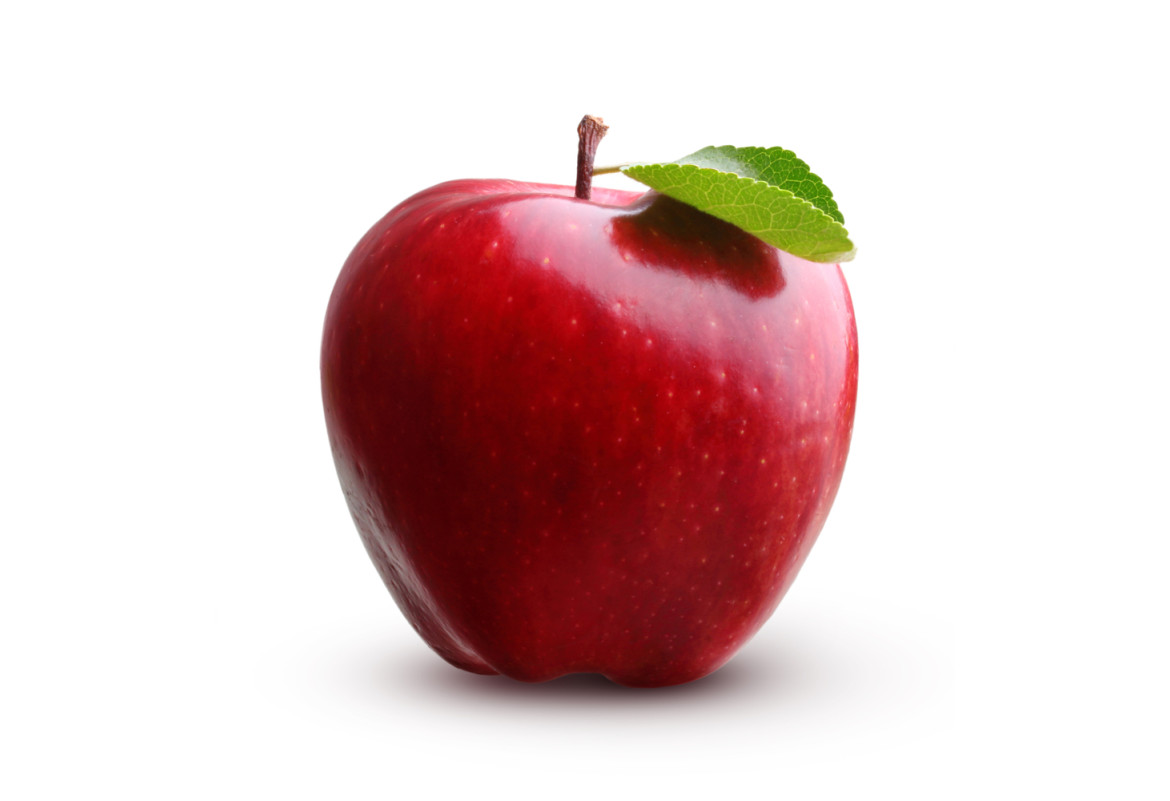
#> input picture test_1.jpg, 1170 x 801 px
$ python -i utils.py   (imports and definitions only)
#> lines starting #> are read from the running program, lines starting #| are printed output that depends on the picture; after the words box and inside, x2 and y2 are one past the last pixel; in counts of white or black regions, pixels touching at a corner belong together
import cv2
import numpy as np


def segment_fruit(img):

    hsv = cv2.cvtColor(img, cv2.COLOR_BGR2HSV)

    mask1 = ~((hsv[:, :, 1] < 40) & (hsv[:, :, 2] > 180))

    mask2 = hsv[:, :, 2] > 40

    mask = mask1 & mask2
    mask = mask.astype(np.uint8) * 255

    kernel = np.ones((5, 5), np.uint8)
    mask = cv2.morphologyEx(mask, cv2.MORPH_CLOSE, kernel)
    mask = cv2.morphologyEx(mask, cv2.MORPH_OPEN, kernel)

    num_labels, labels, stats, _ = cv2.connectedComponentsWithStats(mask, 8)

    if num_labels <= 1:
        return np.ones(mask.shape, dtype=np.uint8) * 255

    largest = 1 + np.argmax(stats[1:, cv2.CC_STAT_AREA])

    return np.where(labels == largest, 255, 0).astype(np.uint8)


def extract_visual_metrics(path):

#> called with path = 'test_1.jpg'
    img = cv2.imread(path)
#> img is the input picture: shape (801, 1170, 3); mean B, G, R 199.2, 199.7, 224.1
    if img is None:
        raise ValueError("No se pudo leer la imagen")

    img = cv2.resize(img, (224, 224))
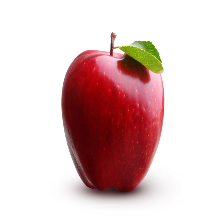
#> img: shape (224, 224, 3); mean B, G, R 199.2, 199.7, 224.1

    hsv = cv2.cvtColor(img, cv2.COLOR_BGR2HSV)
#> hsv: shape (224, 224, 3); mean H, S, V 40.6, 51.6, 224.6
    gray = cv2.cvtColor(img, cv2.COLOR_BGR2GRAY)
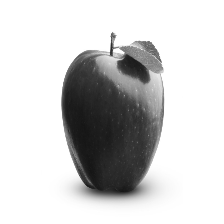
#> gray: shape (224, 224); min 21, max 255, mean 206.9

    mask = segment_fruit(img)
#> in segment_fruit, `mask1 = ~((hsv[:, :, 1] < 40) & (hsv[:, :, 2] > 180))`:
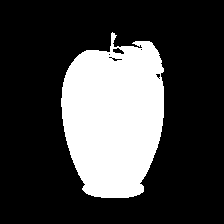
#> mask1: shape (224, 224) bool; 26.1% white; 1 white region, box (x1, y1, x2, y2) and area: (61, 32, 164, 198) 13103
#> in segment_fruit, `mask2 = hsv[:, :, 2] > 40`:
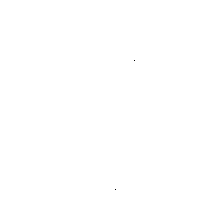
#> mask2: shape (224, 224) bool; 100% white; black in thin lines or dots, all inside (x1, y1, x2, y2) = (115, 60, 135, 190)
#> in segment_fruit, `mask = mask1 & mask2`: mask: shape (224, 224) bool; 26.1% white; 1 white region, box (x1, y1, x2, y2) and area: (61, 32, 164, 198) 13101
#> in segment_fruit, `mask = cv2.morphologyEx(mask, cv2.MORPH_CLOSE, kernel)`:
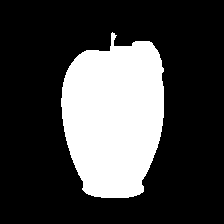
#> mask: shape (224, 224); 26.3% white; 1 white region, box (x1, y1, x2, y2) and area: (61, 32, 164, 198) 13216
#> in segment_fruit, `mask = cv2.morphologyEx(mask, cv2.MORPH_OPEN, kernel)`: mask: shape (224, 224); 26.2% white; 1 white region, box (x1, y1, x2, y2) and area: (61, 41, 164, 198) 13159
#> in segment_fruit, `num_labels, labels, stats, _ = cv2.connectedComponentsWithStats(mask, 8)`: num_labels = 2; stats = [[0, 0, 224, 224, 37017], [61, 41, 103, 157, 13159]]
#> in segment_fruit, `largest = 1 + np.argmax(stats[1:, cv2.CC_STAT_AREA])`: largest = 1

    h, w = gray.shape
#> h = 224; w = 224
    center_mask = np.zeros_like(gray, dtype=bool)
    center_mask[int(h*0.2):int(h*0.8), int(w*0.2):int(w*0.8)] = True

    fruit_pixels = (mask > 0) & center_mask
#> fruit_pixels: shape (224, 224) bool; 24% white; 1 white region, box (x1, y1, x2, y2) and area: (61, 44, 164, 179) 12042

    if np.sum(fruit_pixels) < 500:
        fruit_pixels = mask > 0

    dark = gray < 50
#> dark: shape (224, 224) bool; 12% white; 39 white regions (35 under 20 px), largest, box (x1, y1, x2, y2) and area: (64, 74, 134, 193) 5550, (121, 55, 146, 78) 303, (132, 115, 141, 125) 38, (131, 156, 139, 167) 28

    kernel = np.ones((3, 3), np.uint8)
    dark = cv2.morphologyEx(dark.astype(np.uint8), cv2.MORPH_OPEN, kernel)
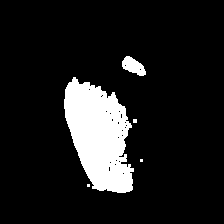
#> dark: shape (224, 224); values 0 (black) and 1 (white), 11.4% white; 5 white regions (3 under 20 px), largest, box (x1, y1, x2, y2) and area: (64, 77, 134, 193) 5397, (122, 56, 146, 76) 290

    num_labels, labels, stats, _ = cv2.connectedComponentsWithStats(dark, 8)
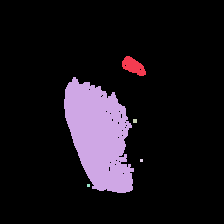
#> labels: shape (224, 224) int32; 6 distinct labels, from 0 to 5; one colour per label, 0 black
#> num_labels = 6; stats = [[0, 0, 224, 224, 44455], [122, 56, 24, 20, 290], [64, 77, 70, 116, 5397], [133, 119, 4, 4, 16], [140, 159, 3, 3, 9], [87, 184, 3, 3, 9]]

    area_total = np.sum(fruit_pixels)
#> area_total = 12042
    stain_area = 0

    for i in range(1, num_labels):
        area = stats[i, cv2.CC_STAT_AREA]

        if area > 150:
            stain_area += area
#> this loop made 5 passes
#> (area, stain_area) on passes 1 to 2: (290, 290), (5397, 5687)
#> after the loop, stain_area = 5687

    stains = stain_area / max(area_total, 1)
#> stains = 0.472

    hsv_fruit = hsv[fruit_pixels]

    hue = hsv_fruit[:, 0]
#> hue = 12042 values, max 179 at index 45, min 0 at index 134, mean 134.4
    sat = hsv_fruit[:, 1]
#> sat = 12042 values, max 255 at index 413, min 0 at index 184, mean 200.5
    val = hsv_fruit[:, 2]
#> val = 12042 values, max 255 at index 184, min 39 at index 1079, mean 145.9

    mold_mask = (
        (hue > 35) & (hue < 90) &
        (sat > 40) &
        (val < 200)
    )

    mold_mask = mold_mask.astype(np.uint8)
#> mold_mask = 12042 values, max 1 at index 3, min 0 at index 0, mean 0.0396
    kernel = np.ones((3,3), np.uint8)
    mold_mask = cv2.morphologyEx(mold_mask, cv2.MORPH_OPEN, kernel)
#> mold_mask = 12042 values, max 1 at index 3, min 0 at index 0, mean 0.0359

    num_labels, labels, stats, _ = cv2.connectedComponentsWithStats(mold_mask, 8)
#> num_labels = 50; labels = 12042 values, max 49 at index 1734, min 0 at index 0, mean 0.768; stats = 50 rows, first 6: [0, 0, 1, 12042, 11610], [0, 3, 1, 18, 18], [0, 30, 1, 13, 13], [0, 60, 1, 3, 3], [0, 74, 1, 14, 14], [0, 100, 1, 12, 12]

    mold_area = 0
    area_total = len(hsv_fruit)

    for i in range(1, num_labels):
        area = stats[i, cv2.CC_STAT_AREA]
        if area > 50:  # 🔥 clave
            mold_area += area
#> this loop made 49 passes
#> area on passes 18, 23: 25, 25
#> after the loop, mold_area = 0

    mold = mold_area / max(area_total, 1)
#> mold = 0

    sat_mean = np.mean(hsv[:, :, 1][fruit_pixels]) / 255.0
#> sat_mean = 0.786
    wilt = np.clip(1.0 - sat_mean, 0, 1)
#> wilt = 0.214

    hue_std = np.std(hsv[:, :, 0][fruit_pixels]) / 180.0
#> hue_std = 0.407
    color = np.clip(hue_std, 0, 1)
#> color = 0.407

    return float(stains), float(mold), float(wilt), float(color)

>>> result = extract_visual_metrics('test_1.jpg')
#> result = (0.472, 0, 0.214, 0.407)

$ run again, on test_2.jpg
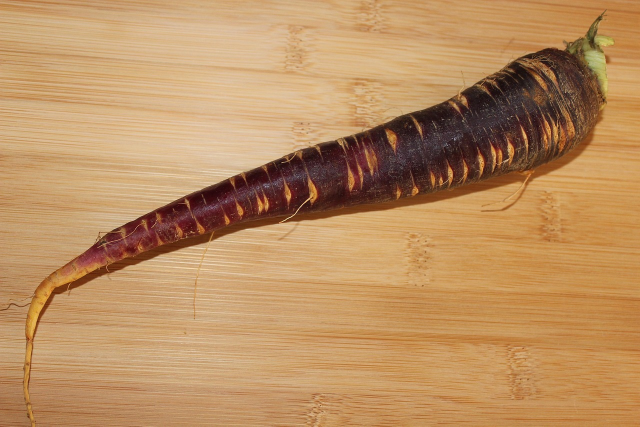
#> input picture test_2.jpg, 1280 x 853 px (shown at 1/2 size)
#> in extract_visual_metrics, img is the input picture: shape (853, 1280, 3); mean B, G, R 97.3, 143.1, 186.7
#> img: shape (224, 224, 3)
#> hsv: shape (224, 224, 3); mean H, S, V 20.6, 125, 186.6
#> in extract_visual_metrics, `gray = cv2.cvtColor(img, cv2.COLOR_BGR2GRAY)`:
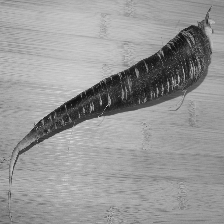
#> gray: shape (224, 224); min 15, max 223, mean 150.8
#> mask1: shape (224, 224) bool; every value is 1
#> mask2: shape (224, 224) bool; 99.6% white; black in thin lines or dots, all inside (x1, y1, x2, y2) = (75, 30, 187, 101)
#> in segment_fruit, `num_labels, labels, stats, _ = cv2.connectedComponentsWithStats(mask, 8)`: num_labels = 2; stats = [[-1, 2147483647, 0, 0, 0], [0, 0, 224, 224, 50176]]
#> largest = 1
#> fruit_pixels: shape (224, 224) bool; 36.3% white; 1 white region, box (x1, y1, x2, y2) and area: (44, 44, 179, 179) 18225
#> in extract_visual_metrics, `num_labels, labels, stats, _ = cv2.connectedComponentsWithStats(dark, 8)`:
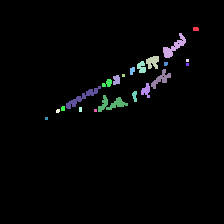
#> labels: shape (224, 224) int32; 22 distinct labels, from 0 to 21; one colour per label, 0 black
#> in extract_visual_metrics, `num_labels, labels, stats, _ = cv2.connectedComponentsWithStats(dark, 8)`: num_labels = 22; stats = 22 rows, first 6: [0, 0, 224, 224, 48808], [193, 27, 6, 4, 23], [163, 33, 23, 25, 208], [146, 56, 13, 13, 122], [186, 59, 3, 3, 9], [137, 61, 9, 12, 78]
#> area_total = 18225
#> the loop in extract_visual_metrics, `for i in range(1, num_labels):` made 21 passes
#> (area, stain_area) on passes 2, 14, 16: (208, 208), (203, 411), (212, 623)
#> after the loop in extract_visual_metrics, `for i in range(1, num_labels):`: stain_area = 623
#> stains = 0.0342
#> hue = 18225 values, max 179 at index 1605, min 0 at index 402, mean 28.22
#> sat = 18225 values, max 244 at index 5590, min 23 at index 4431, mean 122.5
#> val = 18225 values, max 247 at index 12715, min 22 at index 266, mean 174.4
#> mold_mask = 18225 values from 0 to 0
#> in extract_visual_metrics, `num_labels, labels, stats, _ = cv2.connectedComponentsWithStats(mold_m..`: num_labels = 1; labels = 18225 values from 0 to 0; stats = [[0, 0, 1, 18225, 18225]]
#> after the loop in extract_visual_metrics, `for i in range(1, num_labels):`: mold_area = 0
#> sat_mean = 0.48
#> wilt = 0.52
#> hue_std = 0.253
#> result = (0.0342, 0, 0.52, 0.253)

$ run again, on test_3.jpeg
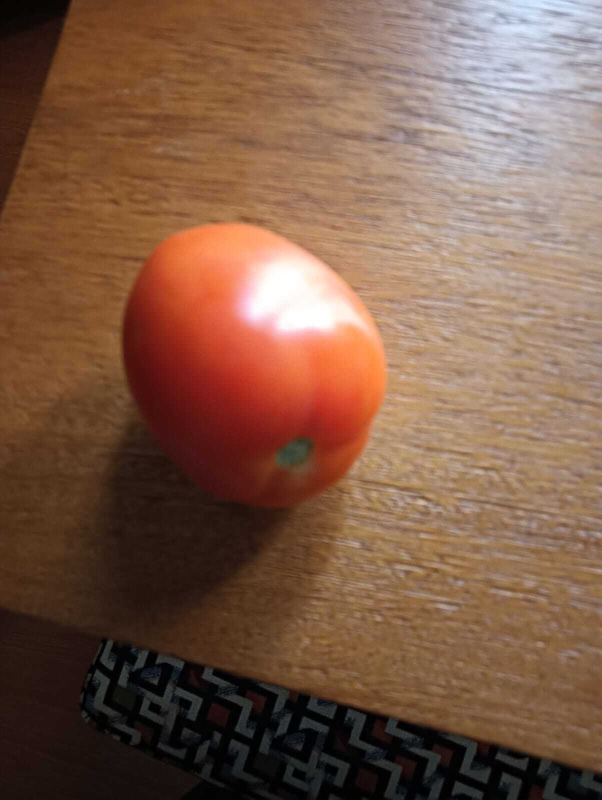
#> input picture test_3.jpeg, 1204 x 1600 px (shown at 1/2 size)
#> in extract_visual_metrics, img is the input picture: shape (1600, 1204, 3); mean B, G, R 72.3, 91.9, 126.3
#> img: shape (224, 224, 3)
#> hsv: shape (224, 224, 3); mean H, S, V 22.5, 118, 127.1
#> mask1: shape (224, 224) bool; 93.4% white; 43 black regions (39 under 20 px), largest, box (x1, y1, x2, y2) and area: (155, 0, 224, 60) 2543, (92, 73, 133, 93) 507, (164, 57, 192, 68) 86, (208, 26, 224, 29) 26
#> mask2: shape (224, 224) bool; 86.3% white; 35 black regions (29 under 20 px), largest, box (x1, y1, x2, y2) and area: (0, 171, 224, 224) 5750, (44, 147, 87, 172) 436, (0, 0, 26, 17) 309, (63, 138, 94, 149) 122, (46, 137, 73, 147) 96, (48, 127, 72, 137) 90
#> in segment_fruit, `num_labels, labels, stats, _ = cv2.connectedComponentsWithStats(mask, 8)`:
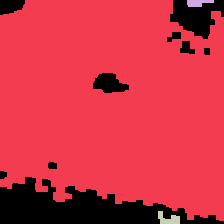
#> labels: shape (224, 224) int32; 4 distinct labels, from 0 to 3; one colour per label, 0 black
#> in segment_fruit, `num_labels, labels, stats, _ = cv2.connectedComponentsWithStats(mask, 8)`: num_labels = 4; stats = [[0, 0, 224, 224, 7805], [0, 0, 224, 221, 42058], [187, 0, 27, 7, 139], [158, 211, 22, 13, 174]]
#> largest = 1
#> fruit_pixels: shape (224, 224) bool; 35.2% white; 1 white region, box (x1, y1, x2, y2) and area: (44, 44, 179, 179) 17681
#> in extract_visual_metrics, `num_labels, labels, stats, _ = cv2.connectedComponentsWithStats(dark, 8)`:
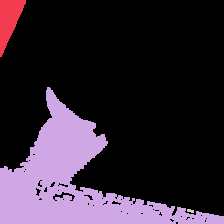
#> labels: shape (224, 224) int32; 4 distinct labels, from 0 to 3; one colour per label, 0 black
#> in extract_visual_metrics, `num_labels, labels, stats, _ = cv2.connectedComponentsWithStats(dark, 8)`: num_labels = 4; stats = [[0, 0, 224, 224, 38577], [0, 0, 26, 57, 818], [0, 87, 224, 137, 10760], [187, 209, 7, 4, 21]]
#> area_total = 17681
#> the loop in extract_visual_metrics, `for i in range(1, num_labels):` made 3 passes
#> (area, stain_area) on passes 1 to 2: (818, 818), (10760, 11578)
#> after the loop in extract_visual_metrics, `for i in range(1, num_labels):`: stain_area = 11578
#> stains = 0.655
#> hue = 17681 values, max 179 at index 3911, min 0 at index 120, mean 12.25
#> sat = 17681 values, max 229 at index 11742, min 8 at index 134, mean 138.1
#> val = 17681 values, max 255 at index 2609, min 30 at index 12352, mean 148.4
#> in extract_visual_metrics, `mold_mask = mold_mask.astype(np.uint8)`: mold_mask = 17681 values, max 1 at index 10379, min 0 at index 0, mean 0.00175
#> in extract_visual_metrics, `mold_mask = cv2.morphologyEx(mold_mask, cv2.MORPH_OPEN, kernel)`: mold_mask = 17681 values, max 1 at index 10512, min 0 at index 0, mean 0.0017
#> in extract_visual_metrics, `num_labels, labels, stats, _ = cv2.connectedComponentsWithStats(mold_m..`: num_labels = 5; labels = 17681 values, max 4 at index 10914, min 0 at index 0, mean 0.0043; stats = [[0, 0, 1, 17681, 17651], [0, 10512, 1, 7, 7], [0, 10646, 1, 7, 7], [0, 10779, 1, 9, 9], [0, 10914, 1, 7, 7]]
#> the loop in extract_visual_metrics, `for i in range(1, num_labels):` made 4 passes
#> area on passes 1 to 4: 7, 7, 9, 7
#> after the loop in extract_visual_metrics, `for i in range(1, num_labels):`: mold_area = 0
#> sat_mean = 0.542
#> wilt = 0.458
#> hue_std = 0.1
#> result = (0.655, 0, 0.458, 0.1)

$ run again, on test_4.jpeg
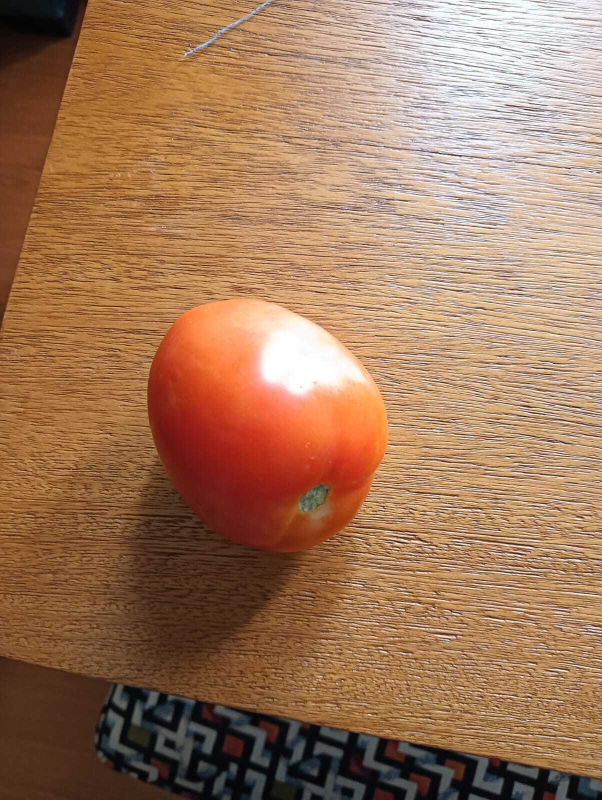
#> input picture test_4.jpeg, 1204 x 1600 px (shown at 1/2 size)
#> in extract_visual_metrics, img is the input picture: shape (1600, 1204, 3); mean B, G, R 91.4, 120.6, 161.4
#> img: shape (224, 224, 3)
#> hsv: shape (224, 224, 3); mean H, S, V 25.3, 120.9, 161.9
#> mask1: shape (224, 224) bool; 90.5% white; 173 black regions (170 under 20 px), largest, box (x1, y1, x2, y2) and area: (133, 0, 224, 68) 3827, (97, 89, 135, 111) 489, (184, 64, 198, 68) 21
#> mask2: shape (224, 224) bool; 95.9% white; 13 black regions (7 under 20 px), largest, box (x1, y1, x2, y2) and area: (36, 192, 151, 224) 1162, (0, 0, 32, 17) 374, (152, 208, 208, 224) 248, (139, 207, 164, 224) 118, (53, 194, 69, 205) 74, (211, 217, 224, 224) 39
#> in segment_fruit, `num_labels, labels, stats, _ = cv2.connectedComponentsWithStats(mask, 8)`: num_labels = 4; stats = [[0, 0, 224, 224, 3069], [0, 0, 224, 224, 47035], [179, 0, 9, 3, 27], [178, 8, 9, 5, 45]]
#> largest = 1
#> fruit_pixels: shape (224, 224) bool; 35.4% white; 1 white region, box (x1, y1, x2, y2) and area: (44, 44, 179, 179) 17757
#> in extract_visual_metrics, `num_labels, labels, stats, _ = cv2.connectedComponentsWithStats(dark, 8)`:
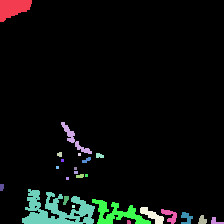
#> labels: shape (224, 224) int32; 25 distinct labels, from 0 to 24; one colour per label, 0 black
#> in extract_visual_metrics, `num_labels, labels, stats, _ = cv2.connectedComponentsWithStats(dark, 8)`: num_labels = 25; stats = 25 rows, first 6: [0, 0, 224, 224, 46753], [0, 0, 32, 22, 480], [61, 122, 31, 32, 215], [57, 152, 5, 5, 21], [78, 153, 3, 3, 9], [96, 153, 8, 5, 33]
#> area_total = 17757
#> the loop in extract_visual_metrics, `for i in range(1, num_labels):` made 24 passes
#> (area, stain_area) on passes 1, 2, 15, 17, 19: (480, 480), (215, 695), (1356, 2051), (610, 2661), (184, 2845)
#> after the loop in extract_visual_metrics, `for i in range(1, num_labels):`: stain_area = 2845
#> stains = 0.16
#> hue = 17757 values, max 179 at index 522, min 0 at index 124, mean 13.16
#> sat = 17757 values, max 255 at index 6466, min 2 at index 1482, mean 138
#> val = 17757 values, max 255 at index 1331, min 38 at index 13047, mean 175.2
#> in extract_visual_metrics, `mold_mask = mold_mask.astype(np.uint8)`: mold_mask = 17757 values, max 1 at index 12292, min 0 at index 0, mean 0.00113
#> in extract_visual_metrics, `mold_mask = cv2.morphologyEx(mold_mask, cv2.MORPH_OPEN, kernel)`: mold_mask = 17757 values, max 1 at index 12292, min 0 at index 0, mean 0.00107
#> in extract_visual_metrics, `num_labels, labels, stats, _ = cv2.connectedComponentsWithStats(mold_m..`: num_labels = 5; labels = 17757 values, max 4 at index 12696, min 0 at index 0, mean 0.00253; stats = [[0, 0, 1, 17757, 17738], [0, 12292, 1, 5, 5], [0, 12426, 1, 6, 6], [0, 12563, 1, 4, 4], [0, 12696, 1, 4, 4]]
#> the loop in extract_visual_metrics, `for i in range(1, num_labels):` made 4 passes
#> area on passes 1 to 4: 5, 6, 4, 4
#> after the loop in extract_visual_metrics, `for i in range(1, num_labels):`: mold_area = 0
#> sat_mean = 0.541
#> wilt = 0.459
#> hue_std = 0.0829
#> result = (0.16, 0, 0.459, 0.0829)
